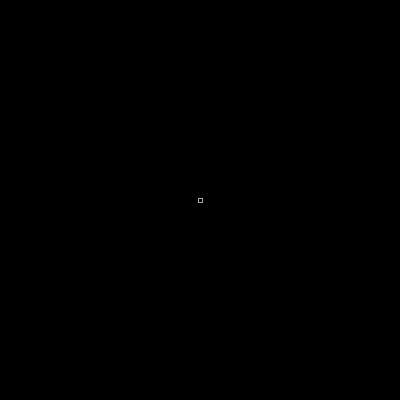
Frame 1 (no input)
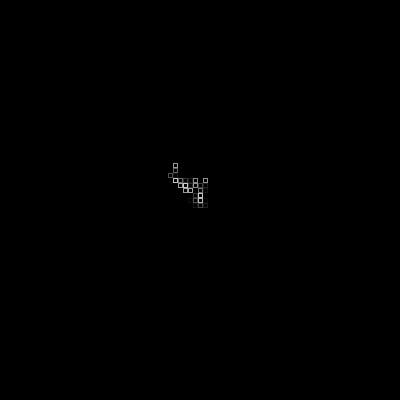
Frame 60 (the mouse pressed at the canvas centre just before this capture)
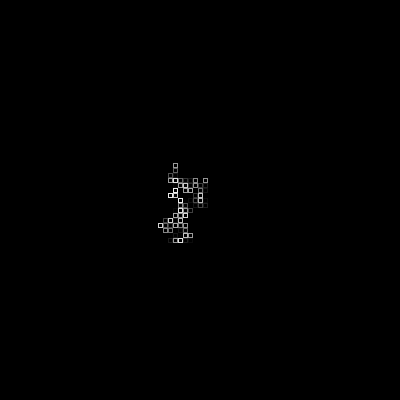
Frame 120 (the mouse held since frame 60 and released just before this capture)

The Processing sketch that drew these frames (run headless with seeded random() and noise(); from frame 60 on, the mouse is pressed at the canvas centre):

// Processing sketch: processing_5705
// ── processing_5705.pde

int x;
int y;
float c;
int ps = 5;
int i;

void setup(){
  size(400,400);
  background(0);
  x= width/2;
  y= height/2;
}

void draw(){
  // drawing cube
  c=random(10,255);
  stroke(c);
  fill(0);
  quad(x-ps/2,y-ps/2,x+ps/2,y-ps/2,x+ps/2,y+ps/2,x-ps/2,y+ps/2);
  
  // movement
  x=x+round(random(-1,1))*ps;
  y=y+round(random(-1,1))*ps;
 
 //borders
 if(x<=0){
   x=x+ps;
 }if(x>=width){
   x=x-ps;
 }if(y<=0){
   y=y+ps;
 }if(y>=height){
   y=y-ps;
 }
}
